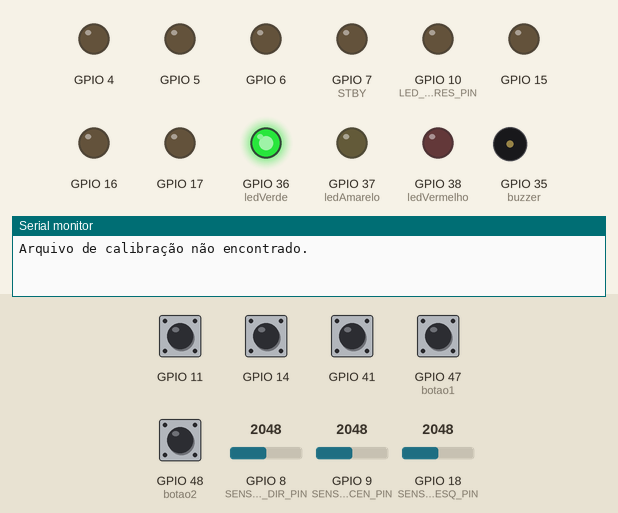
The sketch below on a simulated ESP32-S3. Parts: output pins drawn as LEDs (lit = HIGH), buzzer (waves = sounding, pin HIGH), the last lines printed to the serial monitor. Inputs (shaded band) come from the test bench; at power-on: GPIO 11, GPIO 14, GPIO 41, GPIO 47 (botao1), GPIO 48 (botao2) HIGH, GPIO 8 (SENSOR_DIR_PIN) = 2048, GPIO 9 (SENSOR_CEN_PIN) = 2048, GPIO 18 (SENSOR_ESQ_PIN) = 2048. Storage starts empty.

Above: at 1.3 s.
1.7 s: GPIO 47 (botao1) pulled LOW for 3.2 s
At 4.7 s:
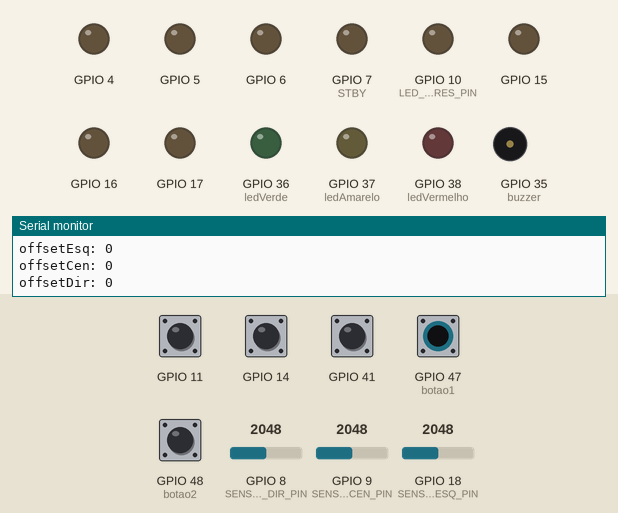
At 5.64 s:
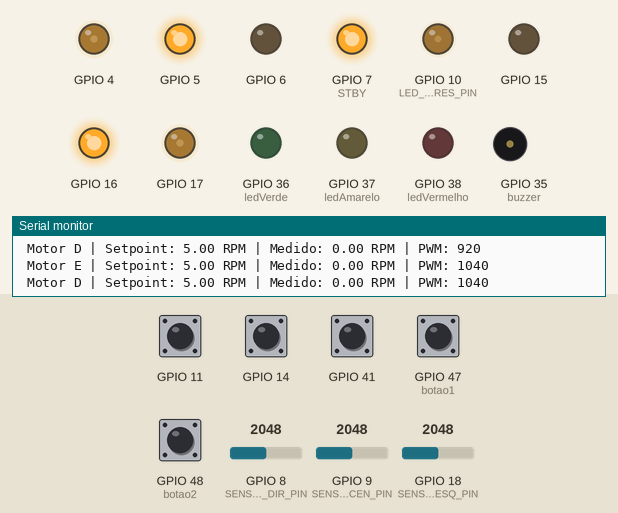
6.4 s: GPIO 11 pulled LOW for 0.25 s
9.4 s: GPIO 8 (SENSOR_DIR_PIN) set to 1998
At 12.93 s:
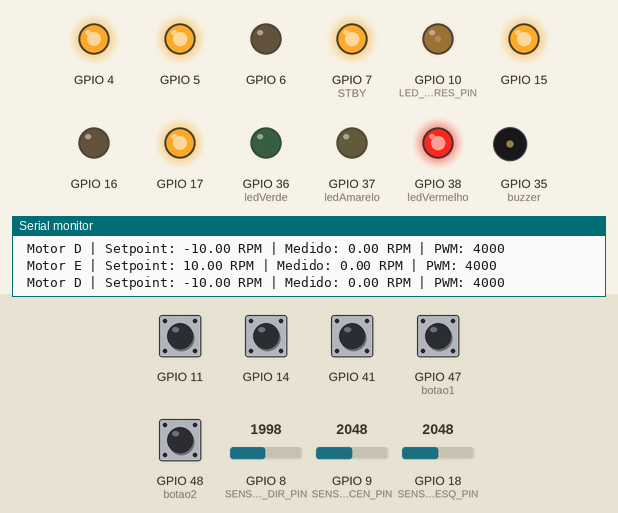
Timing chart, 0 to 18.4 s (numbered marks = the images above; inputs shaded):
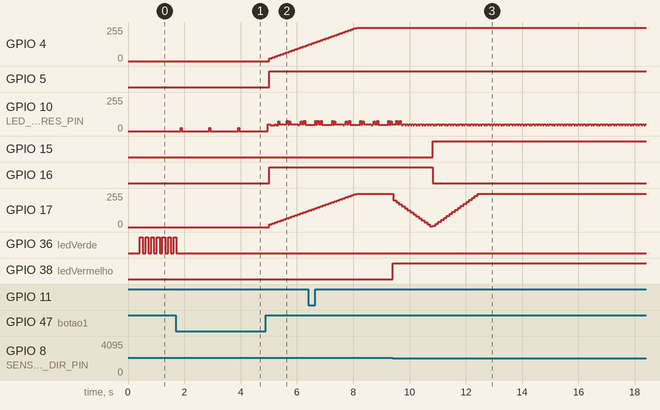

The sketch:

HardwareTester.ino
```cpp
#include "defines.h"
#include "motor_pid.h"  //Motor A é Direita e Motor B Esquerda
#include "sensoresIR.h" // Supondo que o nome do seu arquivo .h seja esse

//readSensorEsq() / readSensorDir() / readSensorCen() == lê a linha (0 branco, 1 preto)
//setVelocidade("DIREÇÃO", VELOCIDADE) == define a velocidade

void setup() {
  Serial.begin(115200);
  pinMode(ledVermelho, OUTPUT);
  pinMode(ledAmarelo, OUTPUT);
  pinMode(ledVerde, OUTPUT);
  pinMode(buzzer, OUTPUT);
  delay(100);
  inicializarSensores();
  delay(1000);
  inicializarMotores();
}

void loop() {
   //Lê os três sensores
   int esq = readSensorEsq();
   int cen = readSensorCen();
   int dir = readSensorDir();

    digitalWrite(ledVermelho, dir);
    digitalWrite(ledAmarelo, cen);
    digitalWrite(ledVerde, esq);

   // // // Aplica lógica de decisão nos motores
  if(esq == 1 && dir == 0 && cen == 0) {
    setVelocidade("D", 10);
    setVelocidade("E", -10);
  }
  if(esq == 1 && dir == 0 && cen == 1) {
    setVelocidade("D", 15);
    setVelocidade("E", 0);
  }
  if(esq == 0 && dir == 1 && cen == 0) {
    setVelocidade("D", -10);
    setVelocidade("E", 10);
  }
  if(esq == 0 && dir == 1 && cen == 1) {
    setVelocidade("D", 0);
    setVelocidade("E", 15);
  }
  if(esq == 0 && dir == 0 && cen == 1) {
    setVelocidade("D", 15);
    setVelocidade("E", 15);
  }
  if(esq == 1 && dir == 1 && cen == 1) {
    setVelocidade("D", 15);
    setVelocidade("E", 15);
  }
  if(esq == 0 && dir == 0 && cen == 0) {
    setVelocidade("D", 5);
    setVelocidade("E", 5);
  }

 //else //{
  // //   // Situação fora do previsto (ex: os dois sensores fora da linha)
  //    setVelocidade("D", -40);
  //    setVelocidade("E", -40);
  //  }
  // // Monitor Serial
  //Serial.print("Esq: "); Serial.print(esq);
  //Serial.print(" | Cen: "); Serial.print(cen);
  //Serial.print(" | Dir: "); Serial.println(dir);

}
```

defines.h
```cpp
#include <ArduinoJson.h>
#include "FS.h"
#include <LittleFS.h>

#define ledAmarelo 37
#define ledVerde 36
#define ledVermelho 38

#define botao1 47
#define botao2 48

#define buzzer 35
```

motor_pid.h
```cpp
// ==== motor_pid.h ====
#ifndef MOTOR_PID_H
#define MOTOR_PID_H

#include <Ticker.h>

#define PULSOS_POR_VOLTA 11
#define REDUCAO 103.0
#define PWM_FREQ 7000
#define PWM_RESOLUCAO 12
//#define PWM_MAX 4095
#define PWM_MAX 4000
#define STBY 7

// ==== Definição dos pinos dos motores ====
#define PWM_A 4
#define IN1_A 6
#define IN2_A 5
#define ENC_A1 11
#define ENC_A2 14

#define PWM_B 17
#define IN1_B 15
#define IN2_B 16
#define ENC_B1 41
#define ENC_B2 42

// ==== Ganhos PID dos motores ====
#define KP_A 1
#define KI_A 0.6
#define KD_A 0.0

#define KP_B 1
#define KI_B 0.6
#define KD_B 0.0

class MotorPID {
  public:
    String nome;
    int pwm_pin, in1_pin, in2_pin;
    int encoderA_pin, encoderB_pin;
    volatile long pulsos = 0;
    volatile int direcao = 1;

    float setpoint_rpm = 0;
    float erro_acumulado = 0;
    float erro_anterior = 0;

    float Kp = 1.0;
    float Ki = 0.0;
    float Kd = 0.0;

    MotorPID(String nomeMotor, int pwm, int in1, int in2, int encA, int encB)
      : nome(nomeMotor), pwm_pin(pwm), in1_pin(in1), in2_pin(in2),
        encoderA_pin(encA), encoderB_pin(encB) {}

    void setGanhoPID(float kp, float ki, float kd) {
      Kp = kp;
      Ki = ki;
      Kd = kd;
    }

    void iniciar(void (*isr)()) {
      pinMode(in1_pin, OUTPUT);
      pinMode(in2_pin, OUTPUT);
      pinMode(encoderA_pin, INPUT_PULLUP);
      pinMode(encoderB_pin, INPUT_PULLUP);

      ledcAttach(pwm_pin, PWM_FREQ, PWM_RESOLUCAO);
      attachInterrupt(digitalPinToInterrupt(encoderA_pin), isr, RISING);
    }

    void atualizarControle() {
      if (setpoint_rpm == 0) {
        // Desabilita o motor
        //digitalWrite(STBY, LOW);
        // Garante que os pinos de direção estejam em estado seguro
        digitalWrite(in1_pin, LOW);
        digitalWrite(in2_pin, LOW);
        // Zera PWM
        ledcWrite(pwm_pin, 0);

        // Serial.print("Motor ");
        // Serial.print(nome);
        // Serial.println(" desligado (setpoint = 0 RPM)");
        pulsos = 0;
        erro_acumulado = 0;
        return; // Sai da função
      }
      digitalWrite(STBY, HIGH);
      noInterrupts();
      long pulsos_atual = pulsos;
      pulsos = 0;
      interrupts();

      float rpm = (pulsos_atual / (float)PULSOS_POR_VOLTA) * (60.0 / 0.1) / REDUCAO;

      float erro = setpoint_rpm - rpm;
      float delta = erro - erro_anterior;

      float P = Kp * erro;
      float D = Kd * delta;
      float controle_pre = P + D + Ki * erro_acumulado;

      int pwm_teste = map(abs(controle_pre), 0, 100, 0, PWM_MAX);
      bool saturado = pwm_teste >= PWM_MAX;

      if (!saturado) {
        erro_acumulado += erro;
      }

      erro_anterior = erro;

      float controle = Kp * erro + Ki * erro_acumulado + Kd * delta;
      int pwm = constrain(map(abs(controle), 0, 100, 0, PWM_MAX), 0, PWM_MAX);

      if (controle > 0) {
        digitalWrite(in1_pin, LOW);
        digitalWrite(in2_pin, HIGH);
      } else if (controle < 0) {
        digitalWrite(in1_pin, HIGH);
        digitalWrite(in2_pin, LOW);
      } else {
        digitalWrite(in1_pin, LOW);
        digitalWrite(in2_pin, LOW);
      }

      ledcWrite(pwm_pin, pwm);

      Serial.print(" Motor ");
      Serial.print(nome);
      Serial.print(" | Setpoint: ");
      Serial.print(setpoint_rpm);
      Serial.print(" RPM | Medido: ");
      Serial.print(rpm);
      Serial.print(" RPM | PWM: ");
      Serial.println(pwm);
    }
};

// ==== ISRs padronizadas ====
MotorPID motorA("E", PWM_A, IN1_A, IN2_A, ENC_A1, ENC_A2);
MotorPID motorB("D", PWM_B, IN1_B, IN2_B, ENC_B1, ENC_B2);

void IRAM_ATTR isrEncoderA() {
  bool sinalA = digitalRead(motorA.encoderA_pin);
  bool sinalB = digitalRead(motorA.encoderB_pin);
  if (sinalA == sinalB) {
    motorA.pulsos--;
    motorA.direcao = -1;
  } else {
    motorA.pulsos++;
    motorA.direcao = 1;
  }
}

void IRAM_ATTR isrEncoderB() {
  bool sinalA = digitalRead(motorB.encoderA_pin);
  bool sinalB = digitalRead(motorB.encoderB_pin);
  if (sinalA == sinalB) {
    motorB.pulsos--;
    motorB.direcao = -1;
  } else {
    motorB.pulsos++;
    motorB.direcao = 1;
  }
}

// ==== Inicialização completa dos motores ====
Ticker controleTicker;

void inicializarMotores() {
  pinMode(STBY, OUTPUT);
  digitalWrite(STBY, HIGH);

  motorA.iniciar(isrEncoderA);
  motorB.iniciar(isrEncoderB);

  motorA.setGanhoPID(KP_A, KI_A, KD_A);
  motorB.setGanhoPID(KP_B, KI_B, KD_B);

  controleTicker.attach_ms(100, []() {
    motorA.atualizarControle();
    motorB.atualizarControle();
  });
}

// ==== Interface de velocidade ====
inline void setVelocidade(String motor, int porcentagem) {
  porcentagem = constrain(porcentagem, -100, 100);
  if (motor == "E") motorA.setpoint_rpm = porcentagem;
  if (motor == "D") motorB.setpoint_rpm = porcentagem;
}

#endif
```

sensoresIR.h
```cpp
#pragma once
#include <Arduino.h>

//Pinos dos sensores
#define SENSOR_ESQ_PIN 18
#define SENSOR_CEN_PIN 9
#define SENSOR_DIR_PIN 8
#define LED_SENSORES_PIN 10

//Estado atual dos sensores
int stateEsq = 0;
int stateCen = 0;
int stateDir = 0;

//Valores de calibracao dos sensores
int valSensorBrancoEsq = 0;
int valSensorBrancoCen = 0;
int valSensorBrancoDir = 0;
int valSensorPretoEsq = 0;
int valSensorPretoCen = 0;
int valSensorPretoDir = 0;
int offsetEsq = 0;
int offsetCen = 0;
int offsetDir = 0;

// Função para salvar calibração
bool salvaCalibracao() {
    StaticJsonDocument<256> doc;

    doc["preto_esq"]   = valSensorPretoEsq;
    doc["branco_esq"]  = valSensorBrancoEsq;
    doc["preto_cen"]   = valSensorPretoCen;
    doc["branco_cen"]  = valSensorBrancoCen;
    doc["preto_dir"]   = valSensorPretoDir;
    doc["branco_dir"]  = valSensorBrancoDir;

    File file = LittleFS.open("/calibracao.json", "w");
    if (!file) {
        Serial.println("Erro ao abrir arquivo para escrita");
        return false;
    }

    serializeJson(doc, file);
    file.close();
    Serial.println("Calibração salva com sucesso!");
    return true;
}

// Função para carregar calibração
bool carregaCalibracao() {
    if (!LittleFS.exists("/calibracao.json")) {
        Serial.println("Arquivo de calibração não encontrado.");
        return false;
    }

    File file = LittleFS.open("/calibracao.json", "r");
    if (!file) {
        Serial.println("Erro ao abrir arquivo para leitura");
        return false;
    }

    StaticJsonDocument<256> doc;
    DeserializationError error = deserializeJson(doc, file);
    if (error) {
        Serial.println("Erro ao ler JSON de calibração");
        file.close();
        return false;
    }

    valSensorPretoEsq  = doc["preto_esq"];
    valSensorBrancoEsq = doc["branco_esq"];
    valSensorPretoCen  = doc["preto_cen"];
    valSensorBrancoCen = doc["branco_cen"];
    valSensorPretoDir  = doc["preto_dir"];
    valSensorBrancoDir = doc["branco_dir"];

    file.close();
    Serial.println("Calibração carregada com sucesso!");
    return true;
}


// === Leitura bruta com cancelamento de luz ambiente ===
int readRawSensor(int sensorPin, int ledPin) {
    const int numLeituras = 5;
    int somaLeituras = 0;

    for (int i = 0; i < numLeituras; i++) {
        digitalWrite(ledPin, HIGH);
        delayMicroseconds(200);
        int leituraIR = analogRead(sensorPin);

        digitalWrite(ledPin, LOW);
        delayMicroseconds(200);
        int leituraAmb = analogRead(sensorPin);

        somaLeituras += (leituraAmb - leituraIR); // Ambiente - IR
        delay(1);
    }

    return somaLeituras / numLeituras;
}


//Faz a calibração dos sensores//
void calibraSensores(){
bool leituraBotao = digitalRead(botao1);
	while(leituraBotao == HIGH){
		digitalWrite(ledVerde, HIGH);
		delay(100);
		digitalWrite(ledVerde, LOW);
		delay(100);
		leituraBotao = digitalRead(botao1);
	}

	int leituraEsq = readRawSensor(SENSOR_ESQ_PIN, LED_SENSORES_PIN);
  int leituraCen = readRawSensor(SENSOR_CEN_PIN, LED_SENSORES_PIN);
	int leituraDir = readRawSensor(SENSOR_DIR_PIN, LED_SENSORES_PIN);

	//valor de leitura dos sensores para o branco
	valSensorBrancoCen = leituraCen;

	//valor de leitura dos sensores para o preto
	valSensorPretoEsq = leituraEsq;

	delay(1000);

	leituraBotao = digitalRead(botao1);
	while(leituraBotao == HIGH){
		digitalWrite(ledAmarelo, HIGH);
		delay(100);
		digitalWrite(ledAmarelo, LOW);
		delay(100);
		leituraBotao = digitalRead(botao1);
	}

	leituraEsq = readRawSensor(SENSOR_ESQ_PIN, LED_SENSORES_PIN);
  leituraDir = readRawSensor(SENSOR_DIR_PIN, LED_SENSORES_PIN);
  leituraCen = readRawSensor(SENSOR_CEN_PIN, LED_SENSORES_PIN);

	// Valor de leitura dos sensores para o branco
    valSensorBrancoEsq = leituraEsq;
    valSensorBrancoDir = leituraDir;

	//valor de leitura dos sensores para o preto
    valSensorPretoCen = leituraCen;

	delay(1000);

	leituraBotao = digitalRead(botao1);
	while(leituraBotao == HIGH){
		digitalWrite(ledVermelho, HIGH);
		delay(100);
		digitalWrite(ledVermelho, LOW);
		delay(100);
		leituraBotao = digitalRead(botao1);
	}

  leituraEsq = readRawSensor(SENSOR_ESQ_PIN, LED_SENSORES_PIN);
  leituraCen = readRawSensor(SENSOR_CEN_PIN, LED_SENSORES_PIN);
  leituraDir = readRawSensor(SENSOR_DIR_PIN, LED_SENSORES_PIN);

	//Valor de leitura dos sensores para o preto
  valSensorPretoDir = leituraDir;

}

// === Inicialização dos sensores e calibração ==
void inicializarSensores() {
  pinMode(LED_SENSORES_PIN, OUTPUT);
	pinMode(botao1, INPUT_PULLUP);
  pinMode(botao2, INPUT_PULLUP);
  digitalWrite(LED_SENSORES_PIN, LOW);
  delay(300); // Tempo para estabilizar

  if (!LittleFS.begin(true)) {
        Serial.println("Falha ao montar LittleFS");
        return;
    }

  if(digitalRead(botao2) == LOW || !carregaCalibracao()){
    calibraSensores();
    salvaCalibracao();
  }

  offsetEsq = (valSensorBrancoEsq - valSensorPretoEsq) / 3;
  offsetCen = (valSensorBrancoCen - valSensorPretoCen) / 3;
  offsetDir = (valSensorBrancoDir - valSensorPretoDir) / 3;

  Serial.println("----- VALORES DOS SENSORES -----");

  Serial.print("valSensorPretoEsq: ");
  Serial.println(valSensorPretoEsq);

  Serial.print("valSensorBrancoEsq: ");
  Serial.println(valSensorBrancoEsq);

  Serial.print("valSensorPretoCen: ");
  Serial.println(valSensorPretoCen);

  Serial.print("valSensorBrancoCen: ");
  Serial.println(valSensorBrancoCen);

  Serial.print("valSensorPretoDir: ");
  Serial.println(valSensorPretoDir);

  Serial.print("valSensorBrancoDir: ");
  Serial.println(valSensorBrancoDir);

  Serial.println("----- VALORES DOS OFFSETS -----");

  Serial.print("offsetEsq: ");
  Serial.println(offsetEsq);

  Serial.print("offsetCen: ");
  Serial.println(offsetCen);

  Serial.print("offsetDir: ");
  Serial.println(offsetDir);

}

// === Conversão com zona morta ===
int convertToDigital(int rawValue, int* currentState, int valPreto, int valBranco, int offset) {
    if (rawValue < (valPreto + offset)) {
        *currentState = 1; // preto
    } else if (rawValue > (valBranco - offset)) {
        *currentState = 0; // branco
    }
    return *currentState; // mantém valor se na zona morta
}

// === Leituras digitais ===
int readSensorEsq() {
    int raw = readRawSensor(SENSOR_ESQ_PIN, LED_SENSORES_PIN);
    //Serial.print("Sensor esquerdo: ");
    //Serial.println(raw);
    return convertToDigital(raw, &stateEsq, valSensorPretoEsq, valSensorBrancoEsq, offsetEsq);
}

int readSensorCen() {
    int raw = readRawSensor(SENSOR_CEN_PIN, LED_SENSORES_PIN);
    //Serial.print("Sensor centro: ");
    //Serial.println(raw);
    return convertToDigital(raw, &stateCen, valSensorPretoCen, valSensorBrancoCen, offsetCen);
}

int readSensorDir() {
    int raw = readRawSensor(SENSOR_DIR_PIN, LED_SENSORES_PIN);
    //Serial.print("Sensor direito: ");
    //Serial.println(raw);
    return convertToDigital(raw, &stateDir, valSensorPretoDir, valSensorBrancoDir, offsetDir);
}
```

Measured:
- the behaviour switches between 2044 and 2043 on GPIO 8 (SENSOR_DIR_PIN) (found by bisection; images 2 and 3)
- after the input at 1.7 s, GPIO 4, GPIO 17: moves from 0/255 to 117/255 over 1.3 s, starting after 3.3 s; GPIO 5, GPIO 16: LOW → HIGH after 3.3 s; GPIO 7 (STBY): LOW → HIGH after 3.2 s; GPIO 36 (ledVerde): goes on until 1.7 s, then stays LOW
- after the input at 9.4 s, GPIO 15: LOW → HIGH after 1.4 s; GPIO 16: HIGH → LOW after 1.4 s; GPIO 17: 249/255 → 199/255 at once, → 184/255 0.10 s later, → 169/255 0.10 s later, → 154/255 0.10 s later, … (31 changes in this stretch); GPIO 38 (ledVermelho): LOW → HIGH at once
